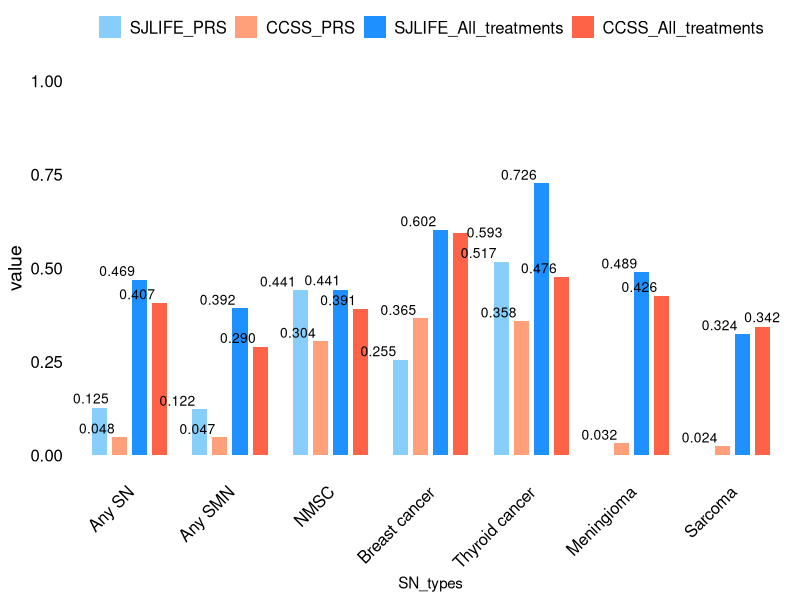
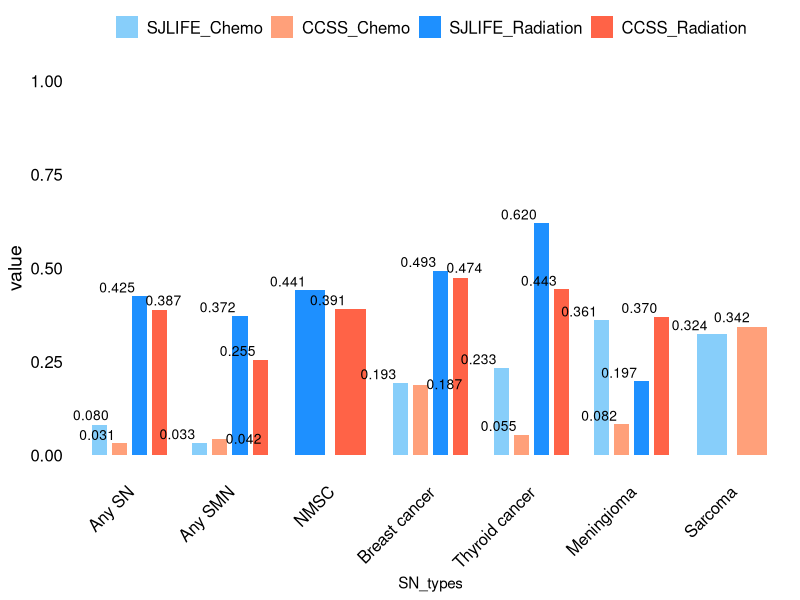
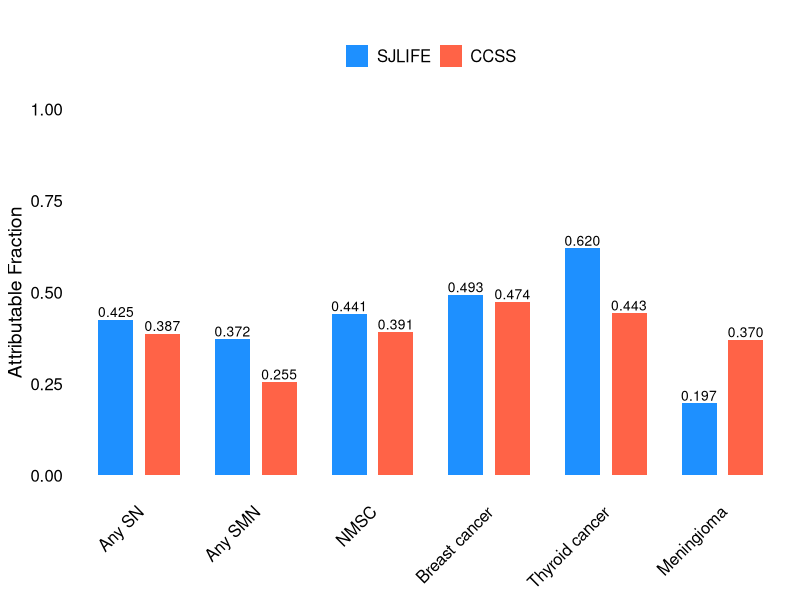
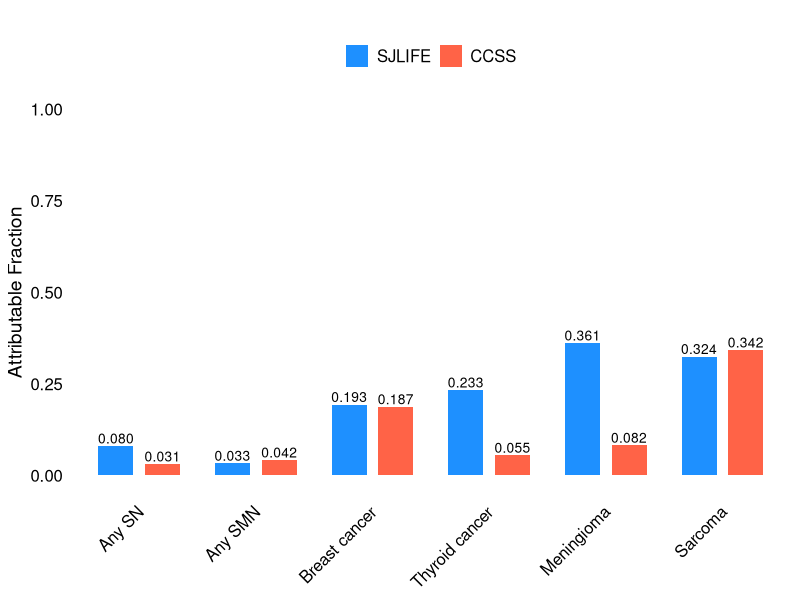
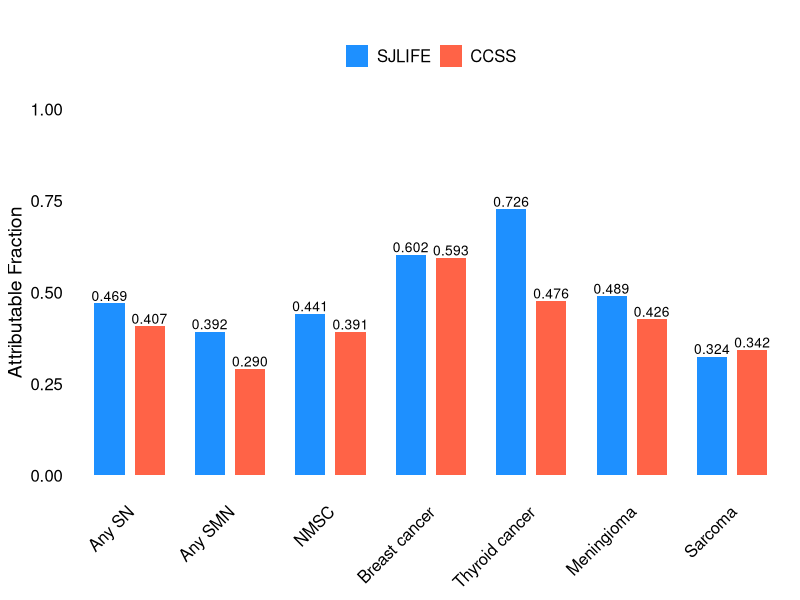
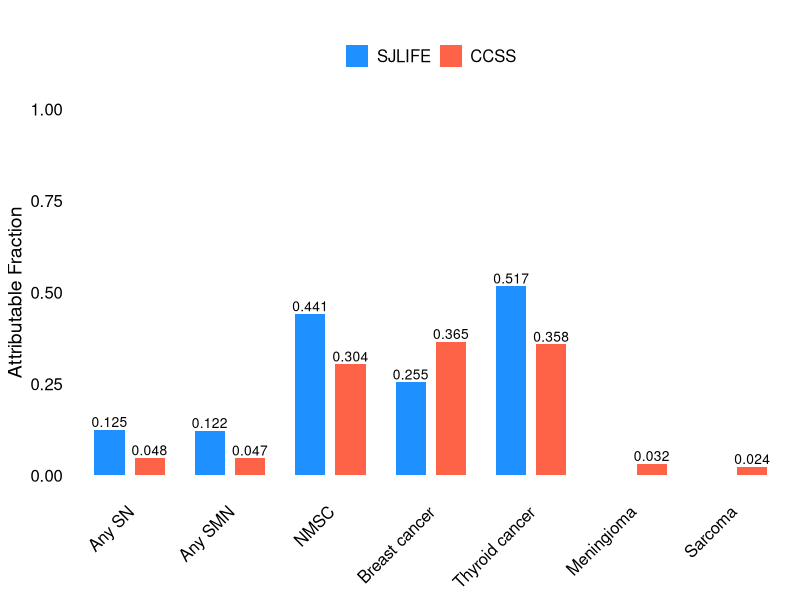
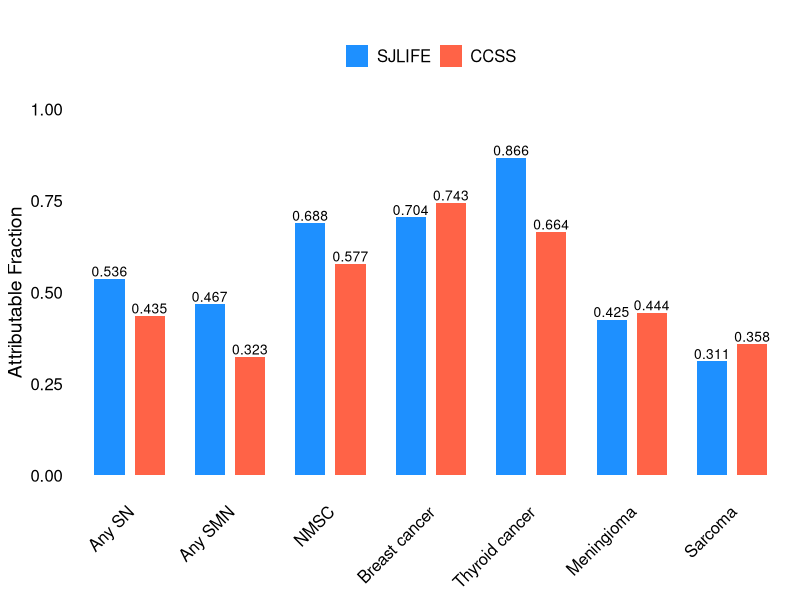
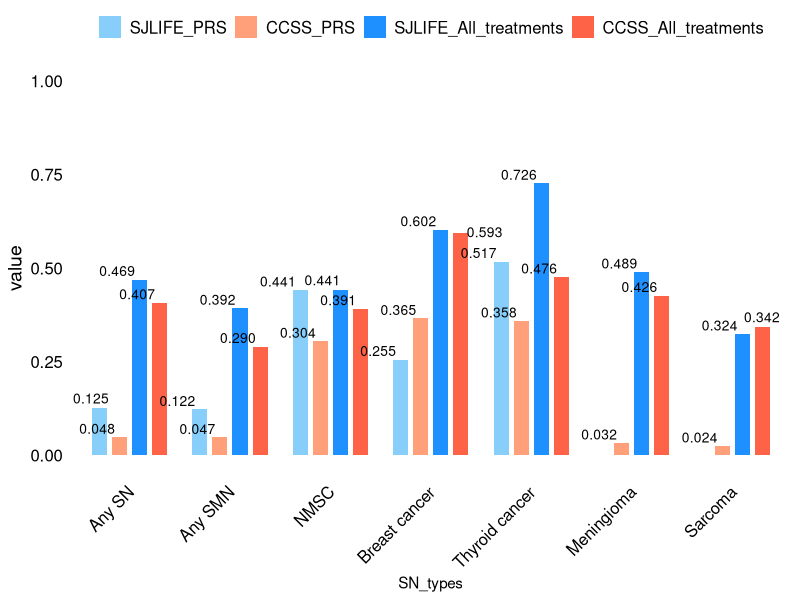

These charts were generated, in order, by the following R code:
# Load required libraries
library(ggplot2)
library(ggthemes)  # For additional themes
library(ggrepel)
library(dplyr)

## 1. Combined analysis

## Create a data frame with your data
# data <- data.frame(
#   SN_types = c("Any SN", "Any SMN", "NMSC", "Breast cancer", "Thyroid cancer", "Meningioma", "Sarcoma"),
#   SJLIFE = c(0.518, 0.455, 0.652, 0.672, 0.862, 0.438, 0.371),
#   CCSS = c(0.419, 0.326, 0.555, 0.709, 0.659, 0.432, 0.368)
# )


## V18 b
data <- read.table(text="Cohort	SN_types	Variables	Overall	Female	Male	Age.lt.35	Age.ge.35
SJLIFE	Any SN (605)	Radiation	0.425	0.417	0.435	0.400	0.447
SJLIFE	Any SN (605)	Chemo	0.080	0.079	0.080	0.109	0.054
SJLIFE	Any SN (605)	All_treatments	0.469	0.462	0.478	0.463	0.474
SJLIFE	Any SN (605)	PRS	0.125	0.123	0.129	0.126	0.125
SJLIFE	Any SN (605)	Lifestyle	-	-	-	-	-
SJLIFE	Any SN (605)	Combined	0.536	0.530	0.545	0.531	0.541
SJLIFE	Any SMN (462)	Radiation	0.372	0.371	0.373	0.340	0.396
SJLIFE	Any SMN (462)	Chemo	0.033	0.033	0.032	0.047	0.022
SJLIFE	Any SMN (462)	All_treatments	0.392	0.392	0.392	0.370	0.409
SJLIFE	Any SMN (462)	PRS	0.122	0.119	0.125	0.122	0.122
SJLIFE	Any SMN (462)	Lifestyle	-	-	-	-	-
SJLIFE	Any SMN (462)	Combined	0.467	0.466	0.468	0.447	0.482
SJLIFE	NMSC (249)	Radiation	0.441	0.431	0.453	0.413	0.457
SJLIFE	NMSC (249)	Chemo	-	-	-	-	-
SJLIFE	NMSC (249)	All_treatments	0.441	0.431	0.453	0.413	0.457
SJLIFE	NMSC (249)	PRS	0.441	0.432	0.452	0.440	0.442
SJLIFE	NMSC (249)	Lifestyle	-	-	-	-	-
SJLIFE	NMSC (249)	Combined	0.688	0.680	0.698	0.671	0.698
SJLIFE	Breast cancer (74)	Radiation	0.493	0.493	-	0.475	0.498
SJLIFE	Breast cancer (74)	Chemo	0.193	0.193	-	0.228	0.184
SJLIFE	Breast cancer (74)	All_treatments	0.602	0.602	-	0.594	0.604
SJLIFE	Breast cancer (74)	PRS	0.255	0.255	-	0.261	0.254
SJLIFE	Breast cancer (74)	Lifestyle	-	-	-	-	-
SJLIFE	Breast cancer (74)	Combined	0.704	0.704	-	0.701	0.705
SJLIFE	Thyroid cancer (86)	Radiation	0.620	0.622	0.616	0.594	0.650
SJLIFE	Thyroid cancer (86)	Chemo	0.233	0.235	0.231	0.293	0.163
SJLIFE	Thyroid cancer (86)	All_treatments	0.726	0.727	0.723	0.725	0.727
SJLIFE	Thyroid cancer (86)	PRS	0.517	0.519	0.514	0.519	0.514
SJLIFE	Thyroid cancer (86)	Lifestyle	-	-	-	-	-
SJLIFE	Thyroid cancer (86)	Combined	0.866	0.867	0.866	0.866	0.868
SJLIFE	Meningioma (149)	Radiation	0.197	0.172	0.230	0.223	0.176
SJLIFE	Meningioma (149)	Chemo	0.361	0.371	0.349	0.472	0.271
SJLIFE	Meningioma (149)	All_treatments	0.489	0.478	0.504	0.598	0.400
SJLIFE	Meningioma (149)	PRS	-0.125	-0.117	-0.135	-0.121	-0.128
SJLIFE	Meningioma (149)	Lifestyle	-	-	-	-	-
SJLIFE	Meningioma (149)	Combined	0.425	0.416	0.437	0.549	0.323
SJLIFE	Sarcoma (32)	Radiation	-	-	-	-	-
SJLIFE	Sarcoma (32)	Chemo	0.324	0.329	0.320	0.308	0.351
SJLIFE	Sarcoma (32)	All_treatments	0.324	0.329	0.320	0.308	0.351
SJLIFE	Sarcoma (32)	PRS	-0.020	-0.021	-0.020	-0.020	-0.020
SJLIFE	Sarcoma (32)	Lifestyle	-	-	-	-	-
SJLIFE	Sarcoma (32)	Combined	0.311	0.315	0.306	0.294	0.337
CCSS	Any SN (1611)	Radiation	0.387	0.380	0.398	0.372	0.398
CCSS	Any SN (1611)	Chemo	0.031	0.030	0.033	0.047	0.019
CCSS	Any SN (1611)	All_treatments	0.407	0.400	0.418	0.403	0.410
CCSS	Any SN (1611)	PRS	0.048	0.047	0.049	0.047	0.048
CCSS	Any SN (1611)	Lifestyle	-	-	-	-	-
CCSS	Any SN (1611)	Combined	0.435	0.428	0.446	0.431	0.438
CCSS	Any SMN (762)	Radiation	0.255	0.254	0.257	0.213	0.283
CCSS	Any SMN (762)	Chemo	0.042	0.042	0.042	0.070	0.024
CCSS	Any SMN (762)	All_treatments	0.290	0.289	0.293	0.271	0.303
CCSS	Any SMN (762)	PRS	0.047	0.046	0.047	0.046	0.047
CCSS	Any SMN (762)	Lifestyle	-	-	-	-	-
CCSS	Any SMN (762)	Combined	0.323	0.322	0.326	0.305	0.336
CCSS	NMSC (769)	Radiation	0.391	0.386	0.396	0.385	0.394
CCSS	NMSC (769)	Chemo	-	-	-	-	-
CCSS	NMSC (769)	All_treatments	0.391	0.386	0.396	0.385	0.394
CCSS	NMSC (769)	PRS	0.304	0.306	0.302	0.306	0.303
CCSS	NMSC (769)	Lifestyle	-	-	-	-	-
CCSS	NMSC (769)	Combined	0.577	0.575	0.578	0.574	0.578
CCSS	Breast cancer (289)	Radiation	0.474	0.474	-	0.452	0.478
CCSS	Breast cancer (289)	Chemo	0.187	0.187	-	0.224	0.180
CCSS	Breast cancer (289)	All_treatments	0.593	0.593	-	0.589	0.593
CCSS	Breast cancer (289)	PRS	0.365	0.365	-	0.369	0.365
CCSS	Breast cancer (289)	Lifestyle	-	-	-	-	-
CCSS	Breast cancer (289)	Combined	0.743	0.743	-	0.741	0.743
CCSS	Thyroid cancer (163)	Radiation	0.443	0.445	0.439	0.413	0.489
CCSS	Thyroid cancer (163)	Chemo	0.055	0.055	0.056	0.073	0.029
CCSS	Thyroid cancer (163)	All_treatments	0.476	0.477	0.472	0.457	0.504
CCSS	Thyroid cancer (163)	PRS	0.358	0.362	0.352	0.355	0.363
CCSS	Thyroid cancer (163)	Lifestyle	-	-	-	-	-
CCSS	Thyroid cancer (163)	Combined	0.664	0.665	0.661	0.650	0.684
CCSS	Meningioma (255)	Radiation	0.370	0.333	0.422	0.394	0.345
CCSS	Meningioma (255)	Chemo	0.082	0.076	0.092	0.118	0.045
CCSS	Meningioma (255)	All_treatments	0.426	0.391	0.475	0.471	0.378
CCSS	Meningioma (255)	PRS	0.032	0.032	0.033	0.036	0.028
CCSS	Meningioma (255)	Lifestyle	-	-	-	-	-
CCSS	Meningioma (255)	Combined	0.444	0.410	0.494	0.490	0.397
CCSS	Sarcoma (60)	Radiation	-	-	-	-	-
CCSS	Sarcoma (60)	Chemo	0.342	0.327	0.358	0.337	0.348
CCSS	Sarcoma (60)	All_treatments	0.342	0.327	0.358	0.337	0.348
CCSS	Sarcoma (60)	PRS	0.024	0.026	0.022	0.023	0.025
CCSS	Sarcoma (60)	Lifestyle	-	-	-	-	-
CCSS	Sarcoma (60)	Combined	0.358	0.345	0.372	0.353	0.364", header = T, sep = "\t")

data$SN_types <- gsub("\\([0-9]+\\)", "", data$SN_types)
data[data == "-"] <- NA


##___________________________________________________________________________



group <- "Overall"
variables <- unique(data$Variables)

for(i in 1:length(variables)){
new_data <- data[grepl(variables[i], data$Variables), c("Cohort", "SN_types", "Variables", group)]
colnames(new_data) <- c("variable", "SN_types", "AF_by", "value")
new_data$value <- as.numeric(new_data$value)

# Reshape the data for ggplot2
library(reshape2)
# data_melted <- melt(data, id.vars = "SN_types")
# data_melted
# SN_types variable value
# 1          Any SN   SJLIFE 0.518
# 2             Any SMN   SJLIFE 0.455
# 3            NMSC   SJLIFE 0.652
data_melted <-new_data
## Exclude rows with NAs
data_melted <- data_melted[complete.cases(data_melted),]

# order <- c("Any SN", "Any SMN", "NMSC", "Breast cancer", "Thyroid cancer", "Meningioma", "Sarcoma")
order <- unique(data_melted$SN_types)
AF.type <- data_melted$AF_by[i] 
lifestyle <- "without_lifestyle"
if(lifestyle== "without_lifestyle" && variables[i] == "Lifestyle"){
  next
}

data_melted$legend_group <- factor(data_melted$variable, levels = c("SJLIFE", "CCSS"))

order <- unique(data_melted$SN_types)
AF.type <- data_melted$AF_by[i] 
lifestyle <- "without_lifestyle"



# Create the grouped bar chart
p <- ggplot(data_melted, aes(x = SN_types, y = value, fill = legend_group)) +
  geom_bar(stat = "identity", position = position_dodge(width = 0.8), width = 0.6) +
  # Customize the theme and appearance
  theme_minimal() +
  theme(axis.text.x = element_text(angle = 45, hjust = 1, size = 12, color = "black"),  # Adjust font size and angle
        axis.text.y = element_text(size = 12, color = "black"),
        axis.title.y = element_text(size = 14, color = "black"),  # Customize Y-axis title
        legend.title = element_blank(),  # Remove legend title
        legend.text = element_text(size = 12, color = "black"),  # Adjust legend font size
        plot.title = element_text(size = 16, hjust = 0.5, vjust = 1.5, face = "bold"),  # Title formatting
        panel.grid.major = element_blank(),  # Remove major gridlines
        panel.grid.minor = element_blank()   # Remove minor gridlines
        
  ) +
  
  # Customize colors
  scale_fill_manual(values = c("SJLIFE" = "#1E90FF", "CCSS" = "#FF6347")) +  # Use color codes
  # Add labels
  labs(title = "", y = "Attributable Fraction", x = NULL) +
  # Remove extra space at the bottom of the Y-axis
  scale_y_continuous(expand = c(0, 0)) +
  # Add data labels
  geom_text(aes(label = sprintf("%.3f", value)), position = position_dodge(width = 0.8), vjust = -0.25, size = 3.5, color = "black") +
  # Adjust legend position
  theme(legend.position="top", legend.box = "horizontal") +
  ## Add caption
  # labs(caption = "Data")
  # scale_x_discrete(limits = c("Any SN ", "Any SMN ", "NMSC ", "Breast cancer ", "Thyroid cancer ", "Meningioma ", "Sarcoma ")) +
  scale_x_discrete(limits = order) +
  ## Adjust the x-axis limits to ensure that the secondary y-axis label is fully visible.
  coord_cartesian(clip = "off")

p <- p + scale_y_continuous(limits = c(0, 1))
# Save the plot as a high-resolution image
plot_name <- paste0("Z:/ResearchHome/Groups/sapkogrp/projects/Genomics/common/attr_fraction/ANALYSIS/results/plots/v18b/", group, "_", AF.type, "_", lifestyle, ".tiff")

ggsave(plot_name, p, width = 10, height = 6, dpi = 300)
}

################################
## PRS and treatment together ##
################################
group <- "Overall"

variables <- "treatment|PRS"

  new_data <- data[grepl(variables, data$Variables), c("Cohort", "SN_types", "Variables", group)]
  colnames(new_data) <- c("variable", "SN_types", "AF_by", "value")
  new_data$value <- as.numeric(new_data$value)
  
  # Reshape the data for ggplot2
  library(reshape2)
  # data_melted <- melt(data, id.vars = "SN_types")
  # data_melted
  # SN_types variable value
  # 1          Any SN   SJLIFE 0.518
  # 2             Any SMN   SJLIFE 0.455
  # 3            NMSC   SJLIFE 0.652
  data_melted <-new_data
  ## Exclude rows with NAs
  data_melted <- data_melted[complete.cases(data_melted),]
  
  # order <- c("Any SN", "Any SMN", "NMSC", "Breast cancer", "Thyroid cancer", "Meningioma", "Sarcoma")
  order <- unique(data_melted$SN_types)
  AF.type <- "treatment_PRS"
  lifestyle <- "without_lifestyle"
  
  data_melted$legend_group <- factor(paste(data_melted$variable, data_melted$AF_by, sep = "_"))
  
  
  data_melted$new_value <- data_melted$value
  # data_melted <- data_melted %>%
  #   group_by(SN_types, value) %>%
  #   mutate(new_value = ifelse(row_number() == which.min(new_value), new_value, NA)) %>%
  #   ungroup()

  
  
  
  # Define custom colors and legend order
  custom_colors <- c("SJLIFE_PRS" = "#87CEFA", "CCSS_PRS" = "#FFA07A", "SJLIFE_All_treatments" = "#1E90FF", "CCSS_All_treatments" = "#FF6347")
  legend_order <- c("SJLIFE_PRS", "CCSS_PRS", "SJLIFE_All_treatments", "CCSS_All_treatments")
  # Order the levels of the legend_group factor
  data_melted$legend_group <- factor(data_melted$legend_group, levels = legend_order)
  
  # Define the order of x-axis categories
  x_order <- c("Any SN ", "Any SMN ", "NMSC ", "Breast cancer ", "Thyroid cancer ", "Meningioma ", "Sarcoma ")
  
  # Create a factor with the desired order
  data_melted$SN_types <- factor(data_melted$SN_types, levels = x_order)
  
  # Create the grouped bar chart
  # Create the plot
  p <- ggplot(data_melted, aes(x = SN_types, y = value, fill = legend_group)) +
    geom_bar(stat = "identity", position = position_dodge(width = 0.8), width = 0.6) +
    # Customize the theme and appearance
    theme_minimal() +
    theme(axis.text.x = element_text(angle = 45, hjust = 1, size = 12, color = "black"),
          axis.text.y = element_text(size = 12, color = "black"),
          axis.title.y = element_text(size = 14, color = "black"),
          legend.title = element_blank(),
          legend.text = element_text(size = 12, color = "black"),
          plot.title = element_text(size = 16, hjust = 0.5, vjust = 1.5, face = "bold"),
          panel.grid.major = element_blank(),
          panel.grid.minor = element_blank()) +
    
    # Customize colors
    scale_fill_manual(values = custom_colors, breaks = legend_order) +
    
    # Add labels with repelling
    geom_text_repel(
      data = data_melted %>% filter(!is.na(new_value)),
      aes(label = sprintf("%.3f", new_value)),
      position = position_dodge(width = 0.8),
      vjust = 1.35,
      hjust = 0.15,
      size = 3.5,
      color = "black",
      box.padding = 0.15,
      force = 1,
      segment.color = "transparent",
      segment.size = 0,
      fill = "white"
    ) +
    
    # Adjust legend position
    theme(legend.position = "top", legend.box = "horizontal") +
    
    # Additional adjustments
    scale_x_discrete(limits = x_order) +
    coord_cartesian(clip = "off")
  
  p <- p + scale_y_continuous(limits = c(0, 1))
  p
  # Save the plot as a high-resolution image
  plot_name <- paste0("Z:/ResearchHome/Groups/sapkogrp/projects/Genomics/common/attr_fraction/ANALYSIS/results/plots/v18b/", group, "_", AF.type,  "_", lifestyle, ".tiff")
  
  ggsave(plot_name, p, width = 10, height = 6, dpi = 300)

  
  
  
  
  ##################################
  ## Chemo and Radiation together ##
  ##################################
  group <- "Overall"
  
  variables <- "Chemo|Radiation"
  
  new_data <- data[grepl(variables, data$Variables), c("Cohort", "SN_types", "Variables", group)]
  colnames(new_data) <- c("variable", "SN_types", "AF_by", "value")
  new_data$value <- as.numeric(new_data$value)
  
  # Reshape the data for ggplot2
  library(reshape2)
  # data_melted <- melt(data, id.vars = "SN_types")
  # data_melted
  # SN_types variable value
  # 1          Any SN   SJLIFE 0.518
  # 2             Any SMN   SJLIFE 0.455
  # 3            NMSC   SJLIFE 0.652
  data_melted <-new_data
  ## Exclude rows with NAs
  data_melted <- data_melted[complete.cases(data_melted),]
  
  # order <- c("Any SN", "Any SMN", "NMSC", "Breast cancer", "Thyroid cancer", "Meningioma", "Sarcoma")
  order <- unique(data_melted$SN_types)
  AF.type <- "Chemo_Radiation"
  lifestyle <- "without_lifestyle"
  
  data_melted$legend_group <- factor(paste(data_melted$variable, data_melted$AF_by, sep = "_"))
  
  
  data_melted$new_value <- data_melted$value
  # data_melted <- data_melted %>%
  #   group_by(SN_types, value) %>%
  #   mutate(new_value = ifelse(row_number() == which.min(new_value), new_value, NA)) %>%
  #   ungroup()
  
  
  
  
  # Define custom colors and legend order
  custom_colors <- c("SJLIFE_Chemo" = "#87CEFA", "CCSS_Chemo" = "#FFA07A", "SJLIFE_Radiation" = "#1E90FF", "CCSS_Radiation" = "#FF6347")
  legend_order <- c("SJLIFE_Chemo", "CCSS_Chemo", "SJLIFE_Radiation", "CCSS_Radiation")
  # Order the levels of the legend_group factor
  data_melted$legend_group <- factor(data_melted$legend_group, levels = legend_order)
  
  # Define the order of x-axis categories
  x_order <- c("Any SN ", "Any SMN ", "NMSC ", "Breast cancer ", "Thyroid cancer ", "Meningioma ", "Sarcoma ")
  
  # Create a factor with the desired order
  data_melted$SN_types <- factor(data_melted$SN_types, levels = x_order)
  
  # Create the grouped bar chart
  # Create the plot
  p <- ggplot(data_melted, aes(x = SN_types, y = value, fill = legend_group)) +
    geom_bar(stat = "identity", position = position_dodge(width = 0.8), width = 0.6) +
    # Customize the theme and appearance
    theme_minimal() +
    theme(axis.text.x = element_text(angle = 45, hjust = 1, size = 12, color = "black"),
          axis.text.y = element_text(size = 12, color = "black"),
          axis.title.y = element_text(size = 14, color = "black"),
          legend.title = element_blank(),
          legend.text = element_text(size = 12, color = "black"),
          plot.title = element_text(size = 16, hjust = 0.5, vjust = 1.5, face = "bold"),
          panel.grid.major = element_blank(),
          panel.grid.minor = element_blank()) +
    
    # Customize colors
    scale_fill_manual(values = custom_colors, breaks = legend_order) +
    
    # Add labels with repelling
    geom_text_repel(
      data = data_melted %>% filter(!is.na(new_value)),
      aes(label = sprintf("%.3f", new_value)),
      position = position_dodge(width = 0.8),
      vjust = 1.35,
      hjust = 0.15,
      size = 3.5,
      color = "black",
      box.padding = 0.15,
      force = 1,
      segment.color = "transparent",
      segment.size = 0,
      fill = "white"
    ) +
    
    # Adjust legend position
    theme(legend.position = "top", legend.box = "horizontal") +
    
    # Additional adjustments
    scale_x_discrete(limits = x_order) +
    coord_cartesian(clip = "off")
  
  p <- p + scale_y_continuous(limits = c(0, 1))
  p
  # Save the plot as a high-resolution image
  plot_name <- paste0("Z:/ResearchHome/Groups/sapkogrp/projects/Genomics/common/attr_fraction/ANALYSIS/results/plots/v18b/", group, "_", AF.type,  "_", lifestyle, ".tiff")
  
  ggsave(plot_name, p, width = 10, height = 6, dpi = 300)

  
  
  
  
  
############################
## Lifestlye without diet ##
############################
  
  ############################
  ## Lifestyle without diet ##
  ############################
  data <- read.table(text = "Cohort	SN_types	Variables	Overall	Female	Male	Age.lt.35	Age.ge.35
SJLIFE	Any SN (303)	Radiation	0.442	0.432	0.455	0.368	0.473
SJLIFE	Any SN (303)	Chemo	0.017	0.017	0.016	0.031	0.011
SJLIFE	Any SN (303)	All_treatments	0.450	0.442	0.461	0.385	0.477
SJLIFE	Any SN (303)	PRS	0.179	0.177	0.183	0.182	0.178
SJLIFE	Any SN (303)	Lifestyle	-0.063	-0.058	-0.069	-0.058	-0.065
SJLIFE	Any SN (303)	Combined	0.520	0.514	0.527	0.462	0.543
SJLIFE	Any SMN (234)	Radiation	0.379	0.378	0.379	0.289	0.413
SJLIFE	Any SMN (234)	Chemo	0.017	0.018	0.017	0.030	0.013
SJLIFE	Any SMN (234)	All_treatments	0.389	0.390	0.388	0.308	0.421
SJLIFE	Any SMN (234)	PRS	0.143	0.140	0.146	0.142	0.143
SJLIFE	Any SMN (234)	Lifestyle	-0.083	-0.073	-0.096	-0.082	-0.084
SJLIFE	Any SMN (234)	Combined	0.431	0.437	0.423	0.354	0.460
SJLIFE	NMSC (118)	Radiation	0.294	0.282	0.310	0.239	0.306
SJLIFE	NMSC (118)	Chemo	-	-	-	-	-
SJLIFE	NMSC (118)	All_treatments	0.294	0.282	0.310	0.239	0.306
SJLIFE	NMSC (118)	PRS	0.432	0.418	0.448	0.431	0.432
SJLIFE	NMSC (118)	Lifestyle	-0.275	-0.251	-0.307	-0.242	-0.283
SJLIFE	NMSC (118)	Combined	0.490	0.482	0.500	0.459	0.497
SJLIFE	Breast cancer (51)	Radiation	0.466	0.466	-	0.391	0.478
SJLIFE	Breast cancer (51)	Chemo	0.106	0.106	-	0.102	0.107
SJLIFE	Breast cancer (51)	All_treatments	0.526	0.526	-	0.452	0.538
SJLIFE	Breast cancer (51)	PRS	0.222	0.222	-	0.250	0.218
SJLIFE	Breast cancer (51)	Lifestyle	-0.872	-0.872	-	-0.581	-0.919
SJLIFE	Breast cancer (51)	Combined	0.335	0.335	-	0.337	0.335
SJLIFE	Thyroid cancer (43)	Radiation	0.610	0.633	0.585	0.555	0.637
SJLIFE	Thyroid cancer (43)	Chemo	0.238	0.237	0.238	0.332	0.192
SJLIFE	Thyroid cancer (43)	All_treatments	0.724	0.740	0.706	0.708	0.732
SJLIFE	Thyroid cancer (43)	PRS	0.589	0.587	0.592	0.601	0.583
SJLIFE	Thyroid cancer (43)	Lifestyle	-0.178	-0.189	-0.166	-0.146	-0.194
SJLIFE	Thyroid cancer (43)	Combined	0.870	0.875	0.863	0.863	0.873
SJLIFE	Meningioma (81)	Radiation	0.184	0.150	0.225	0.245	0.164
SJLIFE	Meningioma (81)	Chemo	0.321	0.325	0.316	0.462	0.274
SJLIFE	Meningioma (81)	All_treatments	0.456	0.436	0.480	0.623	0.400
SJLIFE	Meningioma (81)	PRS	-0.117	-0.113	-0.122	-0.114	-0.118
SJLIFE	Meningioma (81)	Lifestyle	-0.135	-0.126	-0.146	-0.138	-0.134
SJLIFE	Meningioma (81)	Combined	0.308	0.293	0.325	0.509	0.240
SJLIFE	Sarcoma (NA)	Radiation	-	-	-	-	-
SJLIFE	Sarcoma (NA)	Chemo	-	-	-	-	-
SJLIFE	Sarcoma (NA)	All_treatments	-	-	-	-	-
SJLIFE	Sarcoma (NA)	PRS	-	-	-	-	-
SJLIFE	Sarcoma (NA)	Lifestyle	-	-	-	-	-
SJLIFE	Sarcoma (NA)	Combined	-	-	-	-	-
CCSS	Any SN (1286)	Radiation	0.358	0.351	0.369	0.338	0.368
CCSS	Any SN (1286)	Chemo	0.038	0.037	0.041	0.061	0.027
CCSS	Any SN (1286)	All_treatments	0.384	0.376	0.396	0.380	0.387
CCSS	Any SN (1286)	PRS	0.057	0.056	0.058	0.056	0.057
CCSS	Any SN (1286)	Lifestyle	-0.074	-0.071	-0.078	-0.068	-0.077
CCSS	Any SN (1286)	Combined	0.376	0.370	0.386	0.374	0.378
CCSS	Any SMN (619)	Radiation	0.249	0.246	0.255	0.186	0.275
CCSS	Any SMN (619)	Chemo	0.056	0.055	0.058	0.099	0.038
CCSS	Any SMN (619)	All_treatments	0.297	0.293	0.306	0.271	0.308
CCSS	Any SMN (619)	PRS	0.047	0.047	0.048	0.047	0.047
CCSS	Any SMN (619)	Lifestyle	-0.048	-0.046	-0.052	-0.046	-0.049
CCSS	Any SMN (619)	Combined	0.297	0.295	0.303	0.272	0.308
CCSS	NMSC (632)	Radiation	0.390	0.386	0.394	0.400	0.386
CCSS	NMSC (632)	Chemo	-	-	-	-	-
CCSS	NMSC (632)	All_treatments	0.390	0.386	0.394	0.400	0.386
CCSS	NMSC (632)	PRS	0.303	0.305	0.300	0.302	0.303
CCSS	NMSC (632)	Lifestyle	-0.149	-0.148	-0.152	-0.132	-0.156
CCSS	NMSC (632)	Combined	0.514	0.515	0.513	0.530	0.508
CCSS	Breast cancer (259)	Radiation	0.444	0.444	-	0.392	0.450
CCSS	Breast cancer (259)	Chemo	0.194	0.194	-	0.234	0.189
CCSS	Breast cancer (259)	All_treatments	0.572	0.572	-	0.541	0.575
CCSS	Breast cancer (259)	PRS	0.346	0.346	-	0.348	0.345
CCSS	Breast cancer (259)	Lifestyle	-0.088	-0.088	-	-0.078	-0.089
CCSS	Breast cancer (259)	Combined	0.696	0.696	-	0.678	0.698
CCSS	Thyroid cancer (123)	Radiation	0.416	0.416	0.418	0.360	0.486
CCSS	Thyroid cancer (123)	Chemo	0.095	0.093	0.097	0.122	0.061
CCSS	Thyroid cancer (123)	All_treatments	0.479	0.477	0.482	0.443	0.523
CCSS	Thyroid cancer (123)	PRS	0.386	0.391	0.376	0.379	0.394
CCSS	Thyroid cancer (123)	Lifestyle	-0.042	-0.036	-0.054	-0.025	-0.063
CCSS	Thyroid cancer (123)	Combined	0.666	0.667	0.666	0.646	0.692
CCSS	Meningioma (209)	Radiation	0.294	0.260	0.345	0.315	0.279
CCSS	Meningioma (209)	Chemo	0.087	0.080	0.098	0.134	0.055
CCSS	Meningioma (209)	All_treatments	0.368	0.334	0.420	0.421	0.331
CCSS	Meningioma (209)	PRS	0.028	0.027	0.029	0.033	0.024
CCSS	Meningioma (209)	Lifestyle	0.087	0.099	0.068	0.150	0.043
CCSS	Meningioma (209)	Combined	0.433	0.409	0.469	0.524	0.370
CCSS	Sarcoma (41)	Radiation	-	-	-	-	-
CCSS	Sarcoma (41)	Chemo	0.279	0.266	0.300	0.279	0.278
CCSS	Sarcoma (41)	All_treatments	0.279	0.266	0.300	0.279	0.278
CCSS	Sarcoma (41)	PRS	0.035	0.038	0.030	0.033	0.036
CCSS	Sarcoma (41)	Lifestyle	-0.261	-0.256	-0.271	-0.396	-0.180
CCSS	Sarcoma (41)	Combined	0.116	0.108	0.130	0.017	0.176", header = T, sep = "\t")
  
  data$SN_types_new <- gsub("\\([0-9]+\\)", "", data$SN_types)
  data[data == "-"] <- NA